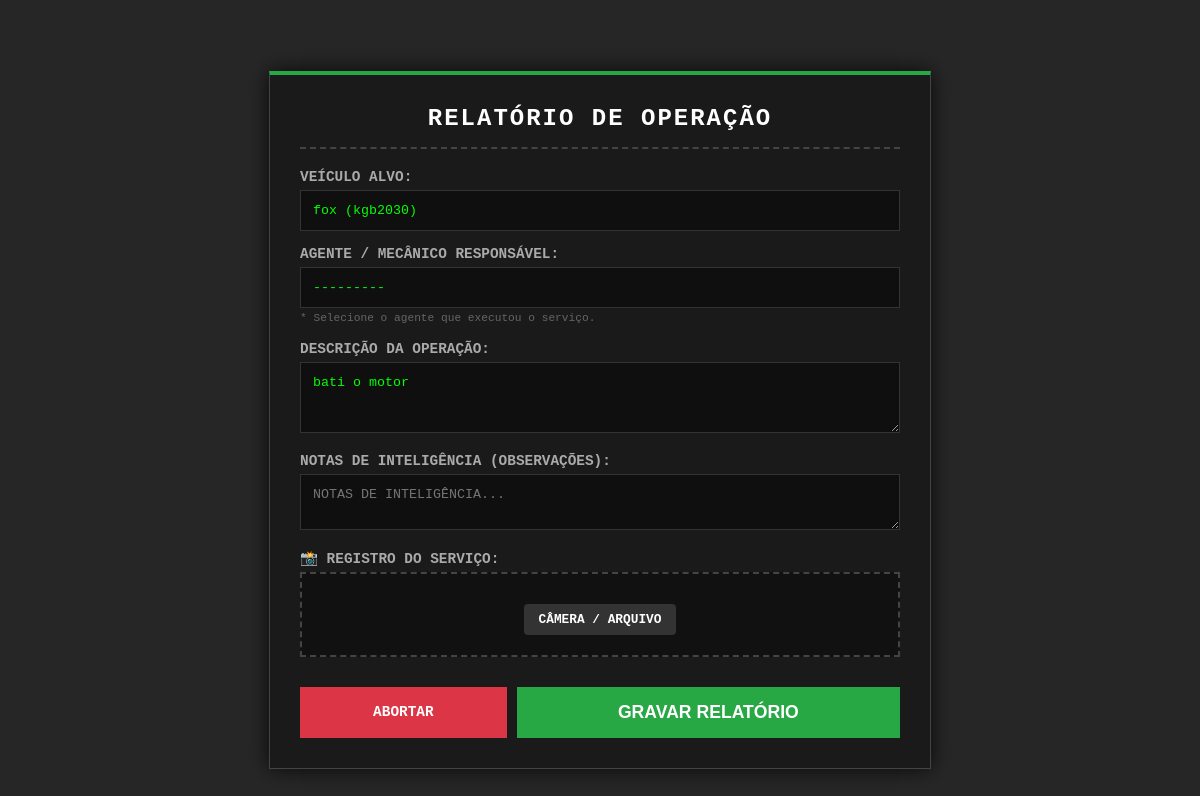
/servico/editar/1/, run on the app's committed database.
### oficina/models.py (models this page shows, shortened)
class Servico(models.Model):
    veiculo = models.ForeignKey(Veiculo, on_delete=models.CASCADE)
    mecanico = models.ForeignKey(Mecanico, on_delete=models.SET_NULL, null=True, verbose_name="Mecânico Responsável")
    descricao = models.TextField(verbose_name="O que foi feito no serviço")
    observacao_servico = models.TextField(blank=True, null=True, verbose_name="Observação para o Cliente")
    foto_local_servico = models.ImageField(upload_to='servicos/', blank=True, null=True)
    data = models.DateTimeField(auto_now_add=True)

### oficina/views.py (the view)
# urls.py: path("servico/editar/<int:pk>/", views.editar_servico, name="editar_servico"),
def editar_servico(request, pk):
    servico = get_object_or_404(Servico, pk=pk)
    if request.method == "POST":
        form = ServicoForm(request.POST, request.FILES, instance=servico)
        if form.is_valid():
            form.save()
            return redirect('home')
    else:
        form = ServicoForm(instance=servico)
    return render(request, "oficina/servico_form.html", {"form": form, "editando": True})

### oficina/forms.py
class ServicoForm(forms.ModelForm):
    class Meta:
        model = Servico
        fields = ['veiculo', 'mecanico', 'descricao', 'observacao_servico', 'foto_local_servico']
        widgets = {
            'veiculo': forms.Select(attrs={'style': 'background: #000; color: #0f0; border: 1px solid #333;'}),
            'mecanico': forms.Select(attrs={'style': 'background: #000; color: #0f0; border: 1px solid #333;'}),
            'descricao': forms.Textarea(attrs={
                'rows': 3,
                'style': 'background: #000; color: #0f0; border: 1px solid #333;',
                'placeholder': 'RELATÓRIO TÉCNICO...'
            }),
            'observacao_servico': forms.Textarea(attrs={
                'rows': 2,
                'style': 'background: #000; color: #0f0; border: 1px solid #333;',
                'placeholder': 'NOTAS DE INTELIGÊNCIA...'
            }),
        }

### oficina/models.py (called while the page is built)
    def __str__(self): return self.nome

    def __str__(self): return f"{self.modelo} ({self.placa})"

### oficina/templates/oficina/servico_form.html (shortened to what this page needs)
<!DOCTYPE html>
<html lang="pt-br">
<head>
    {% load static %}
</head>
<body>
<div class="overlay">
    <div class="dossier-container">
        <h2>Relatório de Operação</h2>
        <form method="post" enctype="multipart/form-data">
            <div>
                <label>VEÍCULO ALVO:</label>
                {{ form.veiculo }}
            </div>
            <div>
                <label>AGENTE / MECÂNICO RESPONSÁVEL:</label>
                {{ form.mecanico }}
                <small style="color: #666; font-size: 0.7rem;">* Selecione o agente que executou o serviço.</small>
            </div>
            <div>
                <label>DESCRIÇÃO DA OPERAÇÃO:</label>
                {{ form.descricao }}
            </div>
            <div>
                <label>NOTAS DE INTELIGÊNCIA (OBSERVAÇÕES):</label>
                {{ form.observacao_servico }}
            </div>
            <div>
                <label>📸 REGISTRO DO SERVIÇO:</label>
                <div class="upload-area">
                    <label for="id_foto_local_servico" class="custom-file-upload">CÂMERA / ARQUIVO</label>
                    <br>
                </div>
            </div>
            <div class="btn-group">
                <a href="{% url 'home' %}" class="btn-cancel">Abortar</a>
                <button type="submit">GRAVAR RELATÓRIO</button>
            </div>
        </form>
    </div>
</div>
</body>
</html>

### data on the page
Servico: veiculo "fox (kgb2030)", mecanico "---------", descricao "bati o motor"
